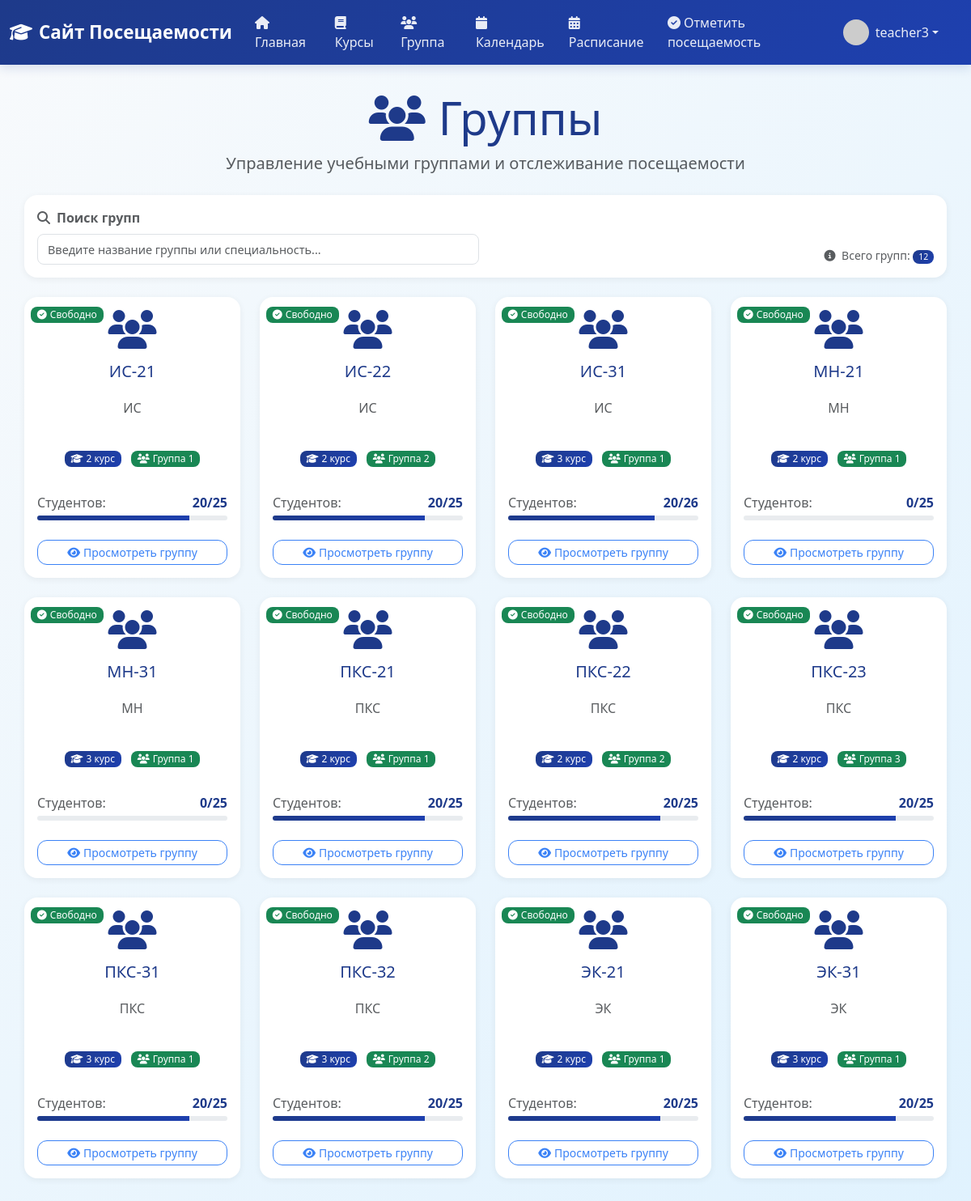
The page /group (signed in) on the database its author committed.
### app/models.py (models this page shows, shortened)
class User(UserMixin, db.Model):
    id: so.Mapped[int] = so.mapped_column(primary_key=True)
    username: so.Mapped[str] = so.mapped_column(sa.String(64), index=True, unique=True)
    email: so.Mapped[str] = so.mapped_column(sa.String(120), index=True, unique=True)
    password_hash: so.Mapped[Optional[str]] = so.mapped_column(sa.String(256))
    role: so.Mapped[str] = so.mapped_column(sa.String(20), default='student')
    about_me: so.Mapped[Optional[str]] = so.mapped_column(sa.String(140))
    last_seen: so.Mapped[Optional[datetime]] = so.mapped_column(default=lambda: datetime.now(timezone.utc))
    sent_messages: so.Mapped[List['Message']] = so.relationship(
        'Message',
        foreign_keys='Message.sender_id',
        back_populates='sender'
    )
    received_messages: so.Mapped[List['Message']] = so.relationship(
        'Message',
        foreign_keys='Message.recipient_id',
        back_populates='recipient'
    )
    teaching_courses: so.Mapped[List['Course']] = so.relationship(
        secondary=teacher_course_association,
        back_populates='teachers',
        collection_class=list
    )
    enrolled_courses: so.Mapped[List['Course']] = so.relationship(
        secondary=student_course_association,
        back_populates='students',
        collection_class=list,
        lazy='joined'
    )
    favorite_courses: so.Mapped[List['Course']] = so.relationship(
        secondary=user_favorites_association,
        back_populates='favorited_by',
        collection_class=list
    )
    group: so.Mapped[Optional['Group']] = so.relationship(
        secondary=student_group_association,
        back_populates='students',
        uselist=False
    )
    attendance_records: so.WriteOnlyMapped['AttendanceRecord'] = so.relationship(
        back_populates='student',
        cascade="all, delete-orphan"
    )
    news_posts: so.Mapped[List['News']] = so.relationship(
        back_populates='author',
        cascade="all, delete-orphan"
    )
    def avatar(self, size: int) -> str:
        digest = md5(self.email.lower().encode('utf-8')).hexdigest()
        return f'https://www.gravatar.com/avatar/{digest}?d=identicon&s={size}'
    def is_admin(self) -> bool:
        return self.role == 'admin'

class Group(db.Model):
    id: so.Mapped[int] = so.mapped_column(primary_key=True)
    name: so.Mapped[str] = so.mapped_column(sa.String(20), unique=True, index=True)
    specialty: so.Mapped[str] = so.mapped_column(sa.String(50), nullable=False)
    course_year: so.Mapped[int] = so.mapped_column(sa.Integer, nullable=False)
    group_number: so.Mapped[int] = so.mapped_column(sa.Integer, nullable=False)
    max_students: so.Mapped[int] = so.mapped_column(sa.Integer, default=25)
    created_at: so.Mapped[datetime] = so.mapped_column(default=lambda: datetime.now(timezone.utc))
    students: so.Mapped[List['User']] = so.relationship(
        secondary=student_group_association,
        back_populates='group',
        collection_class=list
    )
    @property
    def current_students_count(self) -> int:
        return len(self.students)
    @property
    def is_full(self) -> bool:
        return self.current_students_count >= self.max_students
    @property
    def group_description(self) -> str:
        specialty_mapping = {
            "Программирование": "Программирование и компьютерные системы",
            "Информационные системы": "Информационные системы и технологии",
            "Веб-разработка": "Веб-разработка и цифровые решения",
            "Экономика": "Экономика и управление",
            "Математика": "Математика и информатика"
        }
        return specialty_mapping.get(self.specialty, self.specialty)

### app/routes.py (the view, shortened to what this page needs)
@app.route('/group')
@login_required
def group():
    page = request.args.get('page', 1, type=int)
    search = request.args.get('search', '')
    groups_query = sa.select(Group)
    groups_query = groups_query.order_by(Group.name)
    groups = db.session.execute(groups_query).scalars().unique().all()
    per_page = 16
    total_groups = len(groups)
    total_pages = (total_groups + per_page - 1) // per_page
    if page < 1:
        page = 1
    elif page > total_pages and total_pages > 0:
        page = total_pages
    start_idx = (page - 1) * per_page
    end_idx = start_idx + per_page
    groups_page = groups[start_idx:end_idx]
    next_url = url_for('group', page=page + 1, search=search) \
        if page < total_pages else None
    prev_url = url_for('group', page=page - 1, search=search) \
        if page > 1 else None
    return render_template('groups/group.html',
                         title='Группы',
                         groups=groups_page,
                         next_url=next_url,
                         prev_url=prev_url,
                         search=search)

### app/models.py (called while the page is built)
@login.user_loader
def load_user(id: int) -> Optional[User]:
    return db.session.get(User, id)

### app/templates/groups/group.html (shortened to what this page needs)
{% extends "base.html" %}
{% block content %}
<div class="container">
    <div class="text-center mb-4">
        <h1 class="display-4 text-primary">
            <i class="fas fa-users me-3"></i>Группы
        </h1>
        <p class="lead text-muted">Управление учебными группами и отслеживание посещаемости</p>
    </div>
    <div class="card border-0 shadow-sm mb-4">
        <div class="card-body py-3">
            <div class="row g-3 align-items-end">
                <div class="col-md-6">
                    <label for="groupSearch" class="form-label fw-semibold text-muted mb-2">
                        <i class="fas fa-search me-2"></i>Поиск групп
                    </label>
                    <div class="search-container position-relative">
                        <input type="text" class="form-control" id="groupSearch" placeholder="Введите название группы или специальность..." autocomplete="off">
                    </div>
                </div>
                <div class="col-md-6">
                    <div class="d-flex justify-content-end">
                        <div class="text-muted">
                            <small>
                                <i class="fas fa-info-circle me-1"></i>
                                Всего групп: <span class="badge bg-primary">{{ groups|length }}</span>
                            </small>
                        </div>
                    </div>
                </div>
            </div>
        </div>
    </div>
    <div id="groupsContainer">
        {% if groups %}
            <div class="row groups-container">
                {% for group in groups %}
                    <div class="col-md-6 col-lg-4 col-xl-3 mb-4" data-group-id="{{ group.id }}">
                        <div class="card h-100 border-0 shadow-sm group-card position-relative">
                            <div class="position-absolute top-0 start-0 m-2">
                                {% if group.is_full %}
                                    <span class="badge bg-danger">
                                        <i class="fas fa-exclamation-triangle me-1"></i>Полная
                                    </span>
                                {% else %}
                                    <span class="badge bg-success">
                                        <i class="fas fa-check-circle me-1"></i>Свободно
                                    </span>
                                {% endif %}
                            </div>
                            <div class="card-body text-center">
                                <div class="mb-3">
                                    <i class="fas fa-users fa-3x text-primary"></i>
                                </div>
                                <h5 class="card-title text-primary">{{ group.name }}</h5>
                                <div class="group-description mb-3">
                                    <p class="card-text text-muted">{{ group.group_description }}</p>
                                </div>
                                <div class="group-info mb-3">
                                    <div class="text-center">
                                        <span class="badge bg-primary me-2">
                                            <i class="fas fa-graduation-cap me-1"></i>{{ group.course_year }} курс
                                        </span>
                                        <span class="badge bg-success">
                                            <i class="fas fa-users me-1"></i>Группа {{ group.group_number }}
                                        </span>
                                    </div>
                                </div>
                                <div class="group-stats mb-3">
                                    <div class="d-flex justify-content-between align-items-center">
                                        <span class="text-muted">Студентов:</span>
                                        <span class="fw-bold text-primary">{{ group.current_students_count }}/{{ group.max_students }}</span>
                                    </div>
                                    <div class="progress mt-1" style="height: 6px;">
                                        <div class="progress-bar bg-primary"
                                             style="width: {{ (group.current_students_count / group.max_students * 100)|round(1) }}%">
                                        </div>
                                    </div>
                                </div>
                                <div class="d-grid gap-2">
                                    <a href="{{ url_for('view_group', group_id=group.id) }}"
                                       class="btn btn-outline-primary btn-sm">
                                        <i class="fas fa-eye me-1"></i>Просмотреть группу
                                    </a>
                                </div>
                            </div>
                        </div>
                    </div>
                {% endfor %}
            </div>
        {% endif %}
    </div>
</div>
{% endblock %}

### app/templates/base.html (shortened to what this page needs)
<!doctype html>
<html lang="ru">
  <head>
    <link href="https://cdn.jsdelivr.net/npm/bootstrap@5.3.0/dist/css/bootstrap.min.css" rel="stylesheet">
    <link href="https://cdnjs.cloudflare.com/ajax/libs/font-awesome/6.4.0/css/all.min.css" rel="stylesheet">
  </head>
  <body>
    {% if current_user.is_authenticated %}
    <nav class="navbar navbar-expand-lg navbar-dark mb-4">
      <div class="container-fluid">
        <a class="navbar-brand" href="{{ url_for('index') }}">
            <i class="fas fa-graduation-cap me-2"></i>Сайт Посещаемости
        </a>
        <div class="collapse navbar-collapse" id="navbarNav">
          <ul class="navbar-nav me-auto mb-2 mb-lg-0">
            <li class="nav-item">
              <a class="nav-link" href="{{ url_for('index') }}">
                  <i class="fas fa-home me-1"></i>Главная
              </a>
            </li>
            <li class="nav-item">
                <a class="nav-link" href="{{ url_for('courses') }}">
                    <i class="fas fa-book me-1"></i>Курсы
                </a>
              </li>
              <li class="nav-item">
                <a class="nav-link" href="{{ url_for('group') }}">
                    <i class="fas fa-users me-1"></i>Группа
                </a>
              </li>
              <li class="nav-item">
                <a class="nav-link" href="{{ url_for('calendar') }}">
                    <i class="fas fa-calendar me-1"></i>Календарь
                </a>
              </li>
              <li class="nav-item">
                <a class="nav-link" href="{{ url_for('schedule') }}">
                    <i class="fas fa-calendar-alt me-1"></i>Расписание
                </a>
              </li>
              {% if current_user.role == 'teacher' %}
              <li class="nav-item">
                <a class="nav-link" href="{{ url_for('mark_attendance') }}">
                    <i class="fas fa-check-circle me-1"></i>Отметить посещаемость
                </a>
              </li>
              {% endif %}
          </ul>
          <ul class="navbar-nav ms-auto">
            <li class="nav-item dropdown">
              <a class="nav-link dropdown-toggle d-flex align-items-center" href="#"
                 id="profileDropdown" role="button" data-bs-toggle="dropdown" aria-expanded="false">
                <img src="{{ current_user.avatar(32) }}" alt="Аватар"
                     class="rounded-circle me-2" style="width: 32px; height: 32px;">
                <span>{{ current_user.username }}</span>
              </a>
            </li>
          </ul>
        </div>
      </div>
    </nav>
    {% endif %}
    <div class="container">
        {% block content %}{% endblock %}
    </div>
  </body>
</html>

### app/templates/base.html (style rules this page uses)
:root { --primary-blue: #1e3a8a; --secondary-blue: #3b82f6; --light-blue: #dbeafe; --accent-blue: #60a5fa; --dark-blue: #1e40af; }
body { background: linear-gradient(135deg, #f8fafc 0%, #e0f2fe 100%); min-height: 100vh; font-family: 'Segoe UI', Tahoma, Geneva, Verdana, sans-serif; }
.navbar { background: linear-gradient(135deg, var(--primary-blue) 0%, var(--dark-blue) 100%) !important; box-shadow: 0 4px 12px rgba(30, 58, 138, 0.15); }
.navbar-brand { color: white !important; font-weight: 600; font-size: 1.4rem; }
.nav-link { color: rgba(255, 255, 255, 0.9) !important; transition: all 0.3s ease; border-radius: 8px; margin: 0 4px;e }
.container { background: transparent; border-radius: 0; box-shadow: none; padding: 0; margin-top: 2rem; margin-bottom: 2rem; }
h1, h2, h3 { color: var(--primary-blue); font-weight: 600; }
.card { border: none; border-radius: 16px; box-shadow: 0 4px 20px rgba(0, 0, 0, 0.08); transition: transform 0.3s ease, box-shadow 0.3s ease; }
.form-control { border-radius: 12px; border: 2px solid #e5e7eb; transition: all 0.3s ease; }
.btn { border-radius: 12px; font-weight: 500; transition: all 0.3s ease; }
.badge { border-radius: 8px; font-weight: 500; }
.form-label { font-weight: 500; color: var(--primary-blue); margin-bottom: 0.5rem; }
.text-primary { color: var(--primary-blue) !important; }
.bg-primary { background: linear-gradient(135deg, var(--primary-blue) 0%, var(--dark-blue) 100%) !important; }
.btn-outline-primary { border-color: var(--secondary-blue); color: var(--secondary-blue); transition: all 0.3s ease; }
.fas, .far, .fab { transition: transform 0.3s ease; }
.shadow-sm { box-shadow: 0 2px 8px rgba(0, 0, 0, 0.06) !important; }
.nav-item.dropdown { position: relative; margin-right: 1rem; }
.nav-item.dropdown .dropdown-toggle { white-space: nowrap; overflow: hidden; text-overflow: ellipsis; max-width: 200px; }

### app/templates/groups/group.html (style rules this page uses)
.group-card { transition: all 0.3s ease; height: 100%; }
.group-card .card-body { display: flex; flex-direction: column; height: 100%; }
.group-card .card-body .d-grid { margin-top: auto; }
.group-description { height: 50px; display: flex; align-items: center; justify-content: center; }
.group-info { height: 40px; display: flex; align-items: center; justify-content: center; }
.group-stats { height: 50px; display: flex; flex-direction: column; justify-content: center; }
.search-container { position: relative; z-index: 1000; }
.search-container .form-control { border: 1px solid #dee2e6; padding: 0.5rem 0.75rem; font-size: 0.9rem; background: #fff; box-shadow: none; border-radius: 0.5rem; height: 38px; transition: border-color 0.2s ease, box-shadow 0.2s ease; }

### rows shown on the page
User: username "teacher3"
Group: shows "Свободно", name "ИС-21", group_description "ИС", course_year "2", group_number "1", current_students_count "20", max_students "25"
Group: shows "Свободно", name "ИС-22", group_description "ИС", course_year "2", group_number "2", current_students_count "20", max_students "25"
Group: shows "Свободно", name "ИС-31", group_description "ИС", course_year "3", group_number "1", current_students_count "20", max_students "26"
Group: shows "Свободно", name "МН-21", group_description "МН", course_year "2", group_number "1", current_students_count "0", max_students "25"
Group: shows "Свободно", name "МН-31", group_description "МН", course_year "3", group_number "1", current_students_count "0", max_students "25"
Group: shows "Свободно", name "ПКС-21", group_description "ПКС", course_year "2", group_number "1", current_students_count "20", max_students "25"
Group: shows "Свободно", name "ПКС-22", group_description "ПКС", course_year "2", group_number "2", current_students_count "20", max_students "25"
Group: shows "Свободно", name "ПКС-23", group_description "ПКС", course_year "2", group_number "3", current_students_count "20", max_students "25"
Group: shows "Свободно", name "ПКС-31", group_description "ПКС", course_year "3", group_number "1", current_students_count "20", max_students "25"
Group: shows "Свободно", name "ПКС-32", group_description "ПКС", course_year "3", group_number "2", current_students_count "20", max_students "25"
Group: shows "Свободно", name "ЭК-21", group_description "ЭК", course_year "2", group_number "1", current_students_count "20", max_students "25"
Group: shows "Свободно", name "ЭК-31", group_description "ЭК", course_year "3", group_number "1", current_students_count "20", max_students "25"

### other values the page prints
{{ groups|length }} "12"
